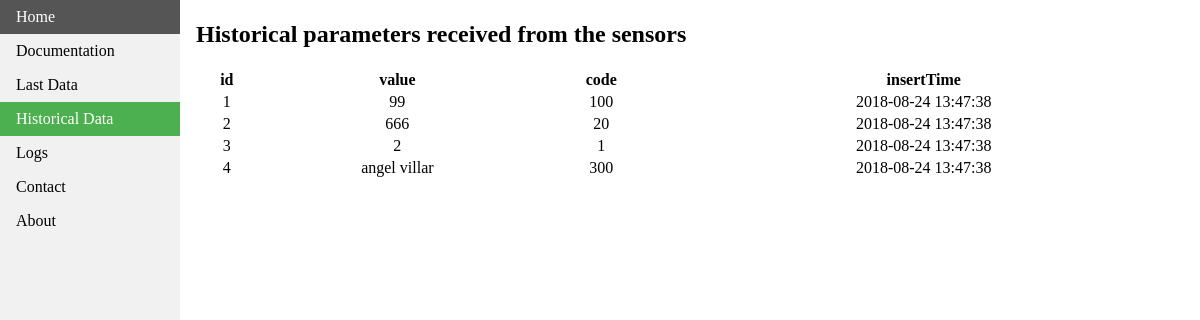
Page /historicalData?id=2 on the committed database.
### tables this page shows
CREATE TABLE historicalsTable2 (id INTEGER PRIMARY KEY, value VARCHAR, code INTEGER, insertTime DATETIME);

### API/stratosApiRest.py (the view)
@app.route('/historicalData')
def getHistoricalData():
    id = request.args.get('id')
    if(id==None):
        id="1"
    exists = idExists(id)
    if( exists == False ):
        return(render_template('wrongId.html'))
    if(id==1 or id=='1'):
        id=""
    historicalValues, names = downloadHistoricalData(id)
    mode = request.args.get('mode')
    if(mode=="json"):
        return(jsonify({'historicalData': historicalValues}))
    else:
        templateData = {"historicalValues":historicalValues, "names":names}
        return(render_template('historicalData.html', **templateData))

### API/stratosApiRest.py (called while the page is built)
def downloadHistoricalData(id):
	connection = sqlite3.connect(DATABASE)
	cursor = connection.cursor()
	query = "SELECT * FROM " + HISTORICAL_TABLE + id
	cursor.execute(query)
	results = cursor.fetchall()
	names = [description[0] for description in cursor.description]
	historicalData = []
	for j in range(0, len(results)):
		lastValuesDictionary = {}
		for i in range(0,len(names)):
			lastValuesDictionary[str(names[i])] = str(results[j][i])
		historicalData.append(lastValuesDictionary)
	print(historicalData)
	cursor.close()
	connection.close()
	return historicalData, names

def idExists(id):
    connection = sqlite3.connect(DATABASE)
    cursor = connection.cursor()
    query = "SELECT mission FROM missionsTable"
    cursor.execute(query)
    results = cursor.fetchall()
    print(results[0])
    cursor.close()
    connection.close()
    for i in range(len(results)):
        print(int(id))
        print(results[i])
        print(int(id) not in (results[i]))
        if( int(id) in results[i] ):
            return True
    return False

### API/templates/historicalData.html
<html>
<head>
<link rel="stylesheet" href='../static/stylesheet.css' >
</head>
<body>
<ul>
	<li><a href="/">Home</a></li>
	<li><a href="/docs">Documentation</a></li>
	<li><a href="/lastData">Last Data</a></li>
	<li><a class="active" href="/historicalData">Historical Data</a></li>
	<li><a href="/logsData">Logs</a></li>
	<li><a href="/contact">Contact</a></li>
	<li><a href="/about">About</a></li>
</ul>
<div style="margin-left:15%;padding:1px 16px;height:1000px;">
	<h2>Historical parameters received from the sensors</h2>
	<table width="100%" style ="text-align:center">
	  <tr>
			{% for name in names %}
	    <th>{{name}}</th>
			{% endfor %}
	  </tr>
		{% for param in historicalValues %}
			  <tr>
					{% for name in names %}
			    	<td>{{param[name]}}</td>
					{% endfor %}
			  </tr>
		{% endfor %}
	</table>
</div>
</body>
</html>

### API/static/stylesheet.css (style rules this page uses)
body { margin: 0; }
ul { list-style-type: none; margin: 0; padding: 0; width: 15%; background-color: #f1f1f1; position: fixed; height: 100%; overflow: auto; }
li a { display: block; color: #000; padding: 8px 16px; text-decoration: none; }
li a.active { background-color: #4CAF50; color: white; }

### rows in the picture
historicalsTable2: id "1" "99" "100" "2018-08-24 13:47:38"
historicalsTable2: id "2" "666" "20" "2018-08-24 13:47:38"
historicalsTable2: id "3" "2" "1" "2018-08-24 13:47:38"
historicalsTable2: id "4" "angel villar" "300" "2018-08-24 13:47:38"

### other values in the picture
{{ name }} "id" "value" "code" "insertTime"
